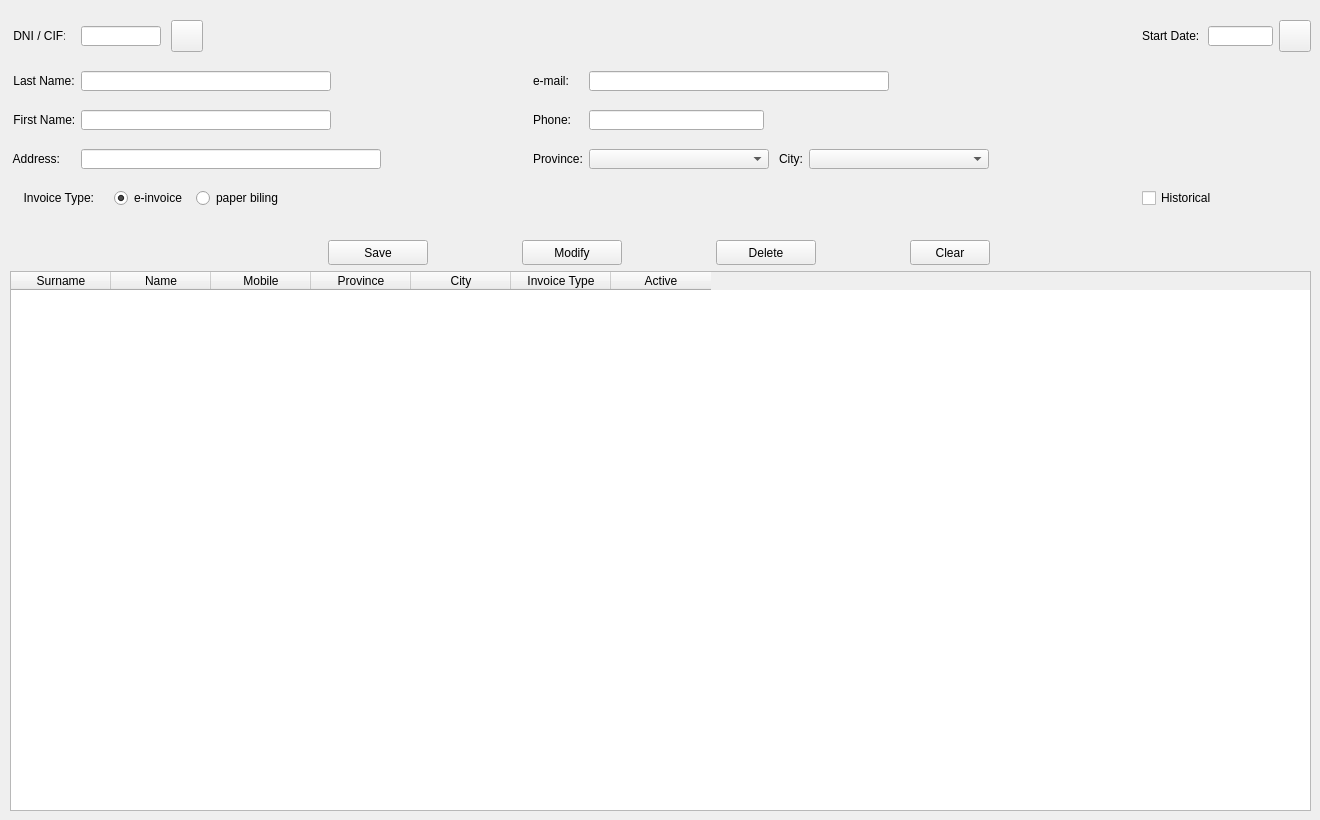
      <widget class="QWidget" name="tab_customers">
       <attribute name="title">
        <string>Customers</string>
       </attribute>
       <widget class="QWidget" name="layoutWidget">
        <property name="geometry">
         <rect>
          <x>10</x>
          <y>10</y>
          <width>1301</width>
          <height>211</height>
         </rect>
        </property>
        <layout class="QGridLayout" name="gridLayout">
         <item row="4" column="4">
          <widget class="QLineEdit" name="txt_numeroTelefono">
           <property name="maximumSize">
            <size>
             <width>175</width>
             <height>20</height>
            </size>
           </property>
           <property name="alignment">
            <set>Qt::AlignCenter</set>
           </property>
          </widget>
         </item>
         <item row="0" column="8">
          <widget class="QLabel" name="lbl_fechaAlta">
           <property name="minimumSize">
            <size>
             <width>60</width>
             <height>0</height>
            </size>
           </property>
           <property name="maximumSize">
            <size>
             <width>60</width>
             <height>20</height>
            </size>
           </property>
           <property name="text">
            <string>Start Date:</string>
           </property>
          </widget>
         </item>
         <item row="7" column="1">
          <spacer name="verticalSpacer_6">
           <property name="orientation">
            <enum>Qt::Vertical</enum>
           </property>
           <property name="sizeType">
            <enum>QSizePolicy::Fixed</enum>
           </property>
           <property name="sizeHint" stdset="0">
            <size>
             <width>20</width>
             <height>3</height>
            </size>
           </property>
          </spacer>
         </item>
         <item row="0" column="0">
          <widget class="QLabel" name="lbl_DNICliente">
           <property name="minimumSize">
            <size>
             <width>55</width>
             <height>20</height>
            </size>
           </property>
           <property name="maximumSize">
            <size>
             <width>55</width>
             <height>20</height>
            </size>
           </property>
           <property name="layoutDirection">
            <enum>Qt::LeftToRight</enum>
           </property>
           <property name="text">
            <string> DNI / CIF:</string>
           </property>
          </widget>
         </item>
         <item row="0" column="9">
          <widget class="QLineEdit" name="txt_fechaAlta">
           <property name="minimumSize">
            <size>
             <width>65</width>
             <height>20</height>
            </size>
           </property>
           <property name="maximumSize">
            <size>
             <width>65</width>
             <height>20</height>
            </size>
           </property>
           <property name="alignment">
            <set>Qt::AlignCenter</set>
           </property>
          </widget>
         </item>
         <item row="2" column="4" colspan="3">
          <widget class="QLineEdit" name="txt_emailCliente">
           <property name="minimumSize">
            <size>
             <width>300</width>
             <height>20</height>
            </size>
           </property>
           <property name="maximumSize">
            <size>
             <width>300</width>
             <height>20</height>
            </size>
           </property>
           <property name="alignment">
            <set>Qt::AlignLeading|Qt::AlignLeft|Qt::AlignVCenter</set>
           </property>
          </widget>
         </item>
         <item row="2" column="3">
          <widget class="QLabel" name="lbl_emailCliente">
           <property name="maximumSize">
            <size>
             <width>45</width>
             <height>20</height>
            </size>
           </property>
           <property name="text">
            <string>e-mail:</string>
           </property>
           <property name="alignment">
            <set>Qt::AlignLeading|Qt::AlignLeft|Qt::AlignVCenter</set>
           </property>
          </widget>
         </item>
         <item row="6" column="5">
          <widget class="QLabel" name="lbl_ciudadCliente">
           <property name="minimumSize">
            <size>
             <width>28</width>
             <height>0</height>
            </size>
           </property>
           <property name="maximumSize">
            <size>
             <width>28</width>
             <height>20</height>
            </size>
           </property>
           <property name="text">
            <string>City:</string>
           </property>
           <property name="alignment">
            <set>Qt::AlignRight|Qt::AlignTrailing|Qt::AlignVCenter</set>
           </property>
          </widget>
         </item>
         <item row="6" column="1">
          <widget class="QLineEdit" name="txt_dirCliente">
           <property name="minimumSize">
            <size>
             <width>300</width>
             <height>20</height>
            </size>
           </property>
           <property name="maximumSize">
            <size>
             <width>300</width>
             <height>20</height>
            </size>
           </property>
           <property name="alignment">
            <set>Qt::AlignLeading|Qt::AlignLeft|Qt::AlignVCenter</set>
           </property>
          </widget>
         </item>
         <item row="4" column="3">
          <widget class="QLabel" name="lbl_numeroTelefono">
           <property name="maximumSize">
            <size>
             <width>40</width>
             <height>20</height>
            </size>
           </property>
           <property name="text">
            <string>Phone:</string>
           </property>
           <property name="alignment">
            <set>Qt::AlignLeading|Qt::AlignLeft|Qt::AlignVCenter</set>
           </property>
          </widget>
         </item>
         <item row="6" column="4">
          <widget class="QComboBox" name="cmb_provinciaCliente">
           <property name="minimumSize">
            <size>
             <width>180</width>
             <height>20</height>
            </size>
           </property>
           <property name="maximumSize">
            <size>
             <width>180</width>
             <height>20</height>
            </size>
           </property>
          </widget>
         </item>
         <item row="6" column="3">
          <widget class="QLabel" name="lbl_provinciaCliente">
           <property name="maximumSize">
            <size>
             <width>50</width>
             <height>20</height>
            </size>
           </property>
           <property name="text">
            <string>Province:</string>
           </property>
           <property name="alignment">
            <set>Qt::AlignLeading|Qt::AlignLeft|Qt::AlignVCenter</set>
           </property>
          </widget>
         </item>
         <item row="5" column="1">
          <spacer name="verticalSpacer_5">
           <property name="orientation">
            <enum>Qt::Vertical</enum>
           </property>
           <property name="sizeType">
            <enum>QSizePolicy::Fixed</enum>
           </property>
           <property name="sizeHint" stdset="0">
            <size>
             <width>20</width>
             <height>3</height>
            </size>
           </property>
          </spacer>
         </item>
         <item row="0" column="1" colspan="7">
          <layout class="QHBoxLayout" name="horizontalLayout_4">
           <item>
            <layout class="QHBoxLayout" name="horizontalLayout_6">
             <property name="spacing">
              <number>0</number>
             </property>
             <item>
              <widget class="QLineEdit" name="txt_DNICliente">
               <property name="minimumSize">
                <size>
                 <width>80</width>
                 <height>0</height>
                </size>
               </property>
               <property name="maximumSize">
                <size>
                 <width>80</width>
                 <height>20</height>
                </size>
               </property>
               <property name="alignment">
                <set>Qt::AlignLeading|Qt::AlignLeft|Qt::AlignVCenter</set>
               </property>
              </widget>
             </item>
             <item>
              <spacer name="horizontalSpacer_4">
               <property name="orientation">
                <enum>Qt::Horizontal</enum>
               </property>
               <property name="sizeType">
                <enum>QSizePolicy::Fixed</enum>
               </property>
               <property name="sizeHint" stdset="0">
                <size>
                 <width>10</width>
                 <height>20</height>
                </size>
               </property>
              </spacer>
             </item>
             <item>
              <widget class="QPushButton" name="btn_search">
               <property name="minimumSize">
                <size>
                 <width>32</width>
                 <height>32</height>
                </size>
               </property>
               <property name="maximumSize">
                <size>
                 <width>32</width>
                 <height>32</height>
                </size>
               </property>
               <property name="text">
                <string/>
               </property>
               <property name="icon">
                <iconset>
                 <normaloff>assets/lens_icon.png</normaloff>assets/lens_icon.png</iconset>
               </property>
               <property name="iconSize">
                <size>
                 <width>24</width>
                 <height>24</height>
                </size>
               </property>
              </widget>
             </item>
             <item>
              <spacer name="horizontalSpacer_3">
               <property name="orientation">
                <enum>Qt::Horizontal</enum>
               </property>
               <property name="sizeType">
                <enum>QSizePolicy::Fixed</enum>
               </property>
               <property name="sizeHint" stdset="0">
                <size>
                 <width>934</width>
                 <height>20</height>
                </size>
               </property>
              </spacer>
             </item>
            </layout>
           </item>
          </layout>
         </item>
         <item row="6" column="2">
          <spacer name="horizontalSpacer_29">
           <property name="orientation">
            <enum>Qt::Horizontal</enum>
           </property>
           <property name="sizeType">
            <enum>QSizePolicy::Fixed</enum>
           </property>
           <property name="sizeHint" stdset="0">
            <size>
             <width>30</width>
             <height>20</height>
            </size>
           </property>
          </spacer>
         </item>
         <item row="4" column="1">
          <widget class="QLineEdit" name="txt_nombresCliente">
           <property name="minimumSize">
            <size>
             <width>250</width>
             <height>20</height>
            </size>
           </property>
           <property name="maximumSize">
            <size>
             <width>250</width>
             <height>20</height>
            </size>
           </property>
           <property name="alignment">
            <set>Qt::AlignLeading|Qt::AlignLeft|Qt::AlignVCenter</set>
           </property>
          </widget>
         </item>
         <item row="4" column="0">
          <widget class="QLabel" name="lbl_nombresCliente">
           <property name="maximumSize">
            <size>
             <width>65</width>
             <height>20</height>
            </size>
           </property>
           <property name="text">
            <string> First Name:</string>
           </property>
           <property name="alignment">
            <set>Qt::AlignLeading|Qt::AlignLeft|Qt::AlignVCenter</set>
           </property>
          </widget>
         </item>
         <item row="2" column="1">
          <widget class="QLineEdit" name="txt_apellidosCliente">
           <property name="minimumSize">
            <size>
             <width>250</width>
             <height>0</height>
            </size>
           </property>
           <property name="maximumSize">
            <size>
             <width>250</width>
             <height>20</height>
            </size>
           </property>
           <property name="text">
            <string/>
           </property>
           <property name="alignment">
            <set>Qt::AlignLeading|Qt::AlignLeft|Qt::AlignVCenter</set>
           </property>
          </widget>
         </item>
         <item row="0" column="10">
          <widget class="QPushButton" name="btn_fechaAltaCliente">
           <property name="minimumSize">
            <size>
             <width>32</width>
             <height>32</height>
            </size>
           </property>
           <property name="maximumSize">
            <size>
             <width>32</width>
             <height>32</height>
            </size>
           </property>
           <property name="text">
            <string/>
           </property>
           <property name="icon">
            <iconset>
             <normaloff>assets/calendar_icon3.png</normaloff>assets/calendar_icon3.png</iconset>
           </property>
           <property name="iconSize">
            <size>
             <width>32</width>
             <height>32</height>
            </size>
           </property>
          </widget>
         </item>
         <item row="6" column="0" alignment="Qt::AlignLeft">
          <widget class="QLabel" name="lbl_dirCliente">
           <property name="minimumSize">
            <size>
             <width>55</width>
             <height>0</height>
            </size>
           </property>
           <property name="maximumSize">
            <size>
             <width>55</width>
             <height>20</height>
            </size>
           </property>
           <property name="text">
            <string> Address:</string>
           </property>
           <property name="alignment">
            <set>Qt::AlignLeading|Qt::AlignLeft|Qt::AlignVCenter</set>
           </property>
          </widget>
         </item>
         <item row="2" column="0">
          <widget class="QLabel" name="lbl_apellidosCliente">
           <property name="maximumSize">
            <size>
             <width>65</width>
             <height>20</height>
            </size>
           </property>
           <property name="text">
            <string> Last Name:</string>
           </property>
          </widget>
         </item>
         <item row="6" column="6">
          <widget class="QComboBox" name="cmb_ciudadCliente">
           <property name="minimumSize">
            <size>
             <width>180</width>
             <height>20</height>
            </size>
           </property>
           <property name="maximumSize">
            <size>
             <width>180</width>
             <height>20</height>
            </size>
           </property>
          </widget>
         </item>
         <item row="1" column="1">
          <spacer name="verticalSpacer">
           <property name="orientation">
            <enum>Qt::Vertical</enum>
           </property>
           <property name="sizeType">
            <enum>QSizePolicy::Fixed</enum>
           </property>
           <property name="sizeHint" stdset="0">
            <size>
             <width>20</width>
             <height>3</height>
            </size>
           </property>
          </spacer>
         </item>
         <item row="3" column="1">
          <spacer name="verticalSpacer_4">
           <property name="orientation">
            <enum>Qt::Vertical</enum>
           </property>
           <property name="sizeType">
            <enum>QSizePolicy::Fixed</enum>
           </property>
           <property name="sizeHint" stdset="0">
            <size>
             <width>20</width>
             <height>3</height>
            </size>
           </property>
          </spacer>
         </item>
         <item row="8" column="0" colspan="2">
          <layout class="QHBoxLayout" name="horizontalLayout_32">
           <item>
            <widget class="QLabel" name="lbl_invoice">
             <property name="maximumSize">
              <size>
               <width>80</width>
               <height>20</height>
              </size>
             </property>
             <property name="text">
              <string> Invoice Type:</string>
             </property>
             <property name="alignment">
              <set>Qt::AlignRight|Qt::AlignTrailing|Qt::AlignVCenter</set>
             </property>
            </widget>
           </item>
           <item>
            <spacer name="horizontalSpacer_27">
             <property name="orientation">
              <enum>Qt::Horizontal</enum>
             </property>
             <property name="sizeType">
              <enum>QSizePolicy::Fixed</enum>
             </property>
             <property name="sizeHint" stdset="0">
              <size>
               <width>10</width>
               <height>20</height>
              </size>
             </property>
            </spacer>
           </item>
           <item>
            <widget class="QRadioButton" name="rb_eInvoice">
             <property name="minimumSize">
              <size>
               <width>72</width>
               <height>20</height>
              </size>
             </property>
             <property name="maximumSize">
              <size>
               <width>72</width>
               <height>20</height>
              </size>
             </property>
             <property name="text">
              <string>e-invoice</string>
             </property>
             <property name="checkable">
              <bool>true</bool>
             </property>
             <property name="checked">
              <bool>true</bool>
             </property>
            </widget>
           </item>
           <item>
            <widget class="QRadioButton" name="rb_paperBiling">
             <property name="minimumSize">
              <size>
               <width>85</width>
               <height>20</height>
              </size>
             </property>
             <property name="maximumSize">
              <size>
               <width>85</width>
               <height>20</height>
              </size>
             </property>
             <property name="text">
              <string>paper biling</string>
             </property>
            </widget>
           </item>
           <item>
            <spacer name="horizontalSpacer_26">
             <property name="orientation">
              <enum>Qt::Horizontal</enum>
             </property>
             <property name="sizeType">
              <enum>QSizePolicy::Fixed</enum>
             </property>
             <property name="sizeHint" stdset="0">
              <size>
               <width>95</width>
               <height>20</height>
              </size>
             </property>
            </spacer>
           </item>
          </layout>
         </item>
         <item row="8" column="8" colspan="3">
          <widget class="QCheckBox" name="chk_historico">
           <property name="minimumSize">
            <size>
             <width>80</width>
             <height>20</height>
            </size>
           </property>
           <property name="maximumSize">
            <size>
             <width>80</width>
             <height>20</height>
            </size>
           </property>
           <property name="text">
            <string>Historical</string>
           </property>
           <property name="checked">
            <bool>false</bool>
           </property>
          </widget>
         </item>
        </layout>
       </widget>
       <widget class="QWidget" name="layoutWidget">
        <property name="geometry">
         <rect>
          <x>10</x>
          <y>240</y>
          <width>1301</width>
          <height>571</height>
         </rect>
        </property>
        <layout class="QVBoxLayout" name="verticalLayout_2">
         <item>
          <layout class="QHBoxLayout" name="horizontalLayout">
           <item>
            <spacer name="horizontalSpacer">
             <property name="orientation">
              <enum>Qt::Horizontal</enum>
             </property>
             <property name="sizeType">
              <enum>QSizePolicy::Fixed</enum>
             </property>
             <property name="sizeHint" stdset="0">
              <size>
               <width>230</width>
               <height>20</height>
              </size>
             </property>
            </spacer>
           </item>
           <item>
            <widget class="QPushButton" name="btn_save">
             <property name="minimumSize">
              <size>
               <width>100</width>
               <height>25</height>
              </size>
             </property>
             <property name="maximumSize">
              <size>
               <width>100</width>
               <height>25</height>
              </size>
             </property>
             <property name="text">
              <string>Save</string>
             </property>
            </widget>
           </item>
           <item>
            <widget class="QPushButton" name="btn_modif">
             <property name="minimumSize">
              <size>
               <width>100</width>
               <height>25</height>
              </size>
             </property>
             <property name="maximumSize">
              <size>
               <width>100</width>
               <height>25</height>
              </size>
             </property>
             <property name="text">
              <string>Modify</string>
             </property>
            </widget>
           </item>
           <item>
            <widget class="QPushButton" name="btn_delete">
             <property name="minimumSize">
              <size>
               <width>100</width>
               <height>25</height>
              </size>
             </property>
             <property name="maximumSize">
              <size>
               <width>100</width>
               <height>25</height>
              </size>
             </property>
             <property name="text">
              <string>Delete</string>
             </property>
            </widget>
           </item>
           <item>
            <widget class="QPushButton" name="btn_clearCli">
             <property name="minimumSize">
              <size>
               <width>80</width>
               <height>25</height>
              </size>
             </property>
             <property name="maximumSize">
              <size>
               <width>80</width>
               <height>25</height>
              </size>
             </property>
             <property name="text">
              <string>Clear</string>
             </property>
             <property name="iconSize">
              <size>
               <width>32</width>
               <height>32</height>
              </size>
             </property>
             <property name="flat">
              <bool>false</bool>
             </property>
            </widget>
           </item>
           <item>
            <spacer name="horizontalSpacer_2">
             <property name="orientation">
              <enum>Qt::Horizontal</enum>
             </property>
             <property name="sizeType">
              <enum>QSizePolicy::Fixed</enum>
             </property>
             <property name="sizeHint" stdset="0">
              <size>
               <width>230</width>
               <height>20</height>
              </size>
             </property>
            </spacer>
           </item>
          </layout>
         </item>
         <item>
          <widget class="QTableWidget" name="tbl_customerList">
           <property name="minimumSize">
            <size>
             <width>600</width>
             <height>100</height>
            </size>
           </property>
           <property name="maximumSize">
            <size>
             <width>16777215</width>
             <height>16777215</height>
            </size>
           </property>
           <property name="layoutDirection">
            <enum>Qt::LeftToRight</enum>
           </property>
           <property name="sizeAdjustPolicy">
            <enum>QAbstractScrollArea::AdjustToContents</enum>
           </property>
           <property name="editTriggers">
            <set>QAbstractItemView::NoEditTriggers</set>
           </property>
           <property name="alternatingRowColors">
            <bool>true</bool>
           </property>
           <property name="selectionBehavior">
            <enum>QAbstractItemView::SelectRows</enum>
           </property>
           <attribute name="verticalHeaderVisible">
            <bool>false</bool>
           </attribute>
           <column>
            <property name="text">
             <string>Surname</string>
            </property>
           </column>
           <column>
            <property name="text">
             <string>Name</string>
            </property>
           </column>
           <column>
            <property name="text">
             <string>Mobile</string>
            </property>
           </column>
           <column>
            <property name="text">
             <string>Province</string>
            </property>
           </column>
           <column>
            <property name="text">
             <string>City</string>
            </property>
           </column>
           <column>
            <property name="text">
             <string>Invoice Type</string>
            </property>
           </column>
           <column>
            <property name="text">
             <string>Active</string>
            </property>
           </column>
          </widget>
         </item>
        </layout>
       </widget>
      </widget>
